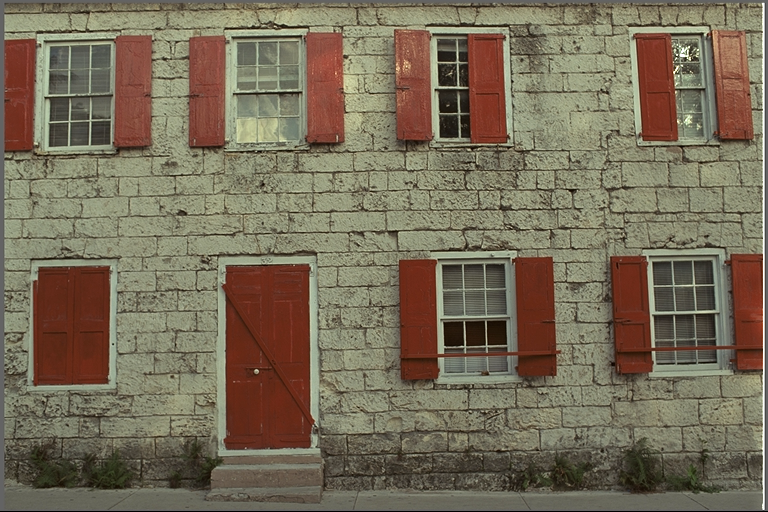
#> input picture lesson_3/data/kodim01.png, 768 x 512 px
$ jupyter execute Homework.ipynb
#> lines starting #> are read from the running program, lines starting #| are printed output that depends on the picture
# HOMEWORK 3

For this homework you are going to implement the **unsharp masking** filter (USM). It is a technique to improve the sharpness of an image by combining the image with its blurred (unsharp) version. See the Wikipedia [page](https://en.wikipedia.org/wiki/Unsharp_masking) for more details.

### Unsharp Masking (USP)
The USM technique consists of the following steps:
* Load the image you will be working with.
* Create a blurred (unsharp) version of the original image.
* Add the unsharp image (with a certain **weight**) to the original.

To sum it up, the USM performs the following operation:

`sharpened = original + (original − unsharp) × amount`

Even though we provide you an image to work with, you are welcome to use your own images :-)

[cell 1]
import cv2
import numpy as np
from matplotlib import pyplot as plt
plt.rcParams['figure.figsize'] = [15, 10]

[cell 2]
img = cv2.imread('../data/kodim01.png')
#> img is the input picture: shape (512, 768, 3); mean B, G, R 88.4, 108.7, 119.8
img = cv2.cvtColor(img, cv2.COLOR_BGR2RGB)
plt.imshow(img)

[cell 3]
# Create a blurred (unsharp) version of the original image (you can use Gaussian blurring)

unsharp = cv2.GaussianBlur(img, (9, 9), 15)
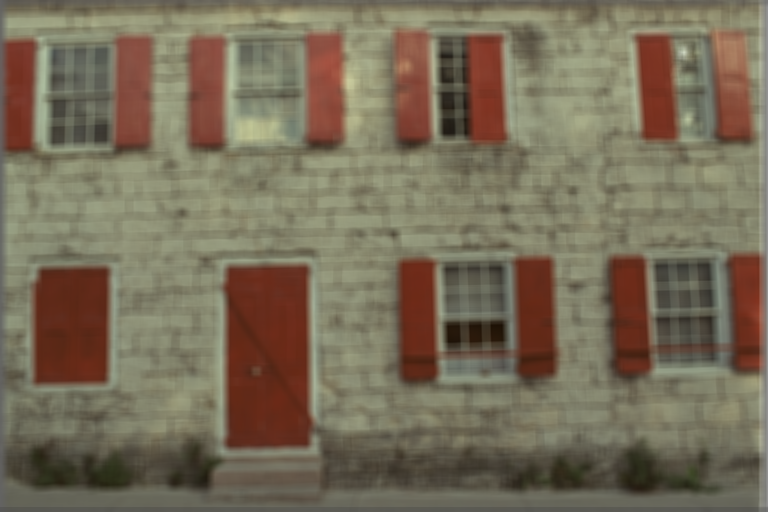
#> unsharp: shape (512, 768, 3); mean R, G, B 119.9, 108.9, 88.5
plt.imshow(unsharp)

[cell 4]
# Create the difference image (original − unsharp)
# Note: Remember that you are working with uint8 data types. Any addition or substractions
# might result in overflow or underflow, respectively. You can prevent this by casting the images to float.

diff = img.astype(np.float32) - unsharp.astype(np.float32)
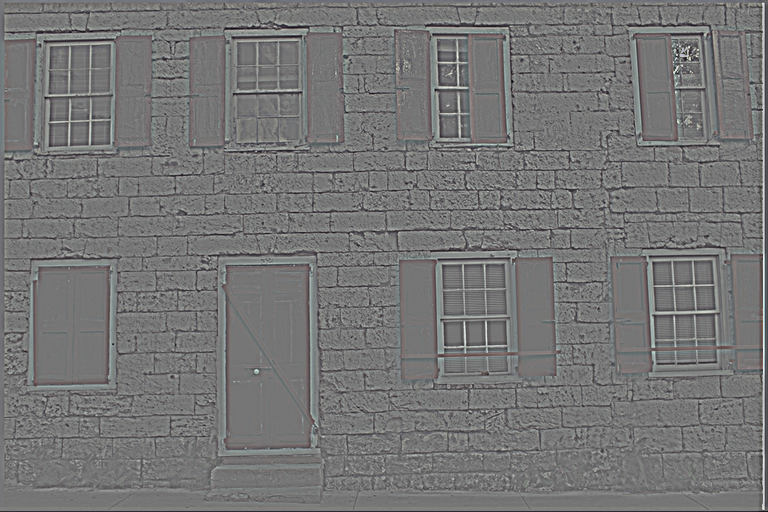
#> diff: shape (512, 768, 3) float32; mean R, G, B -0.1, -0.1, -0.1; drawn with min black and max white
# plt.imshow(diff.astype(np.uint8))

[cell 5]
# Apply USM to get the resulting image using `sharpened = original + (original − unsharp) × amount`
# Note: Again, take care of underflows/overflows if necessary.

sharpened = np.clip(img.astype(np.float32) + diff * 0.1, 0, 255)
sharpened2 = np.clip(img.astype(np.float32) + diff * 1.3, 0, 255)
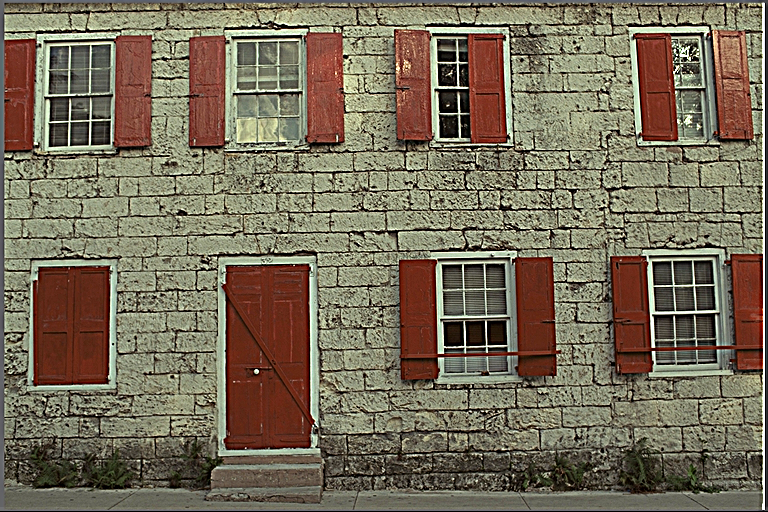
#> sharpened2: shape (512, 768, 3) float32; mean R, G, B 120.2, 109.6, 90
sharpened3 = np.clip(img.astype(np.float32) + diff * 3, 0, 255)
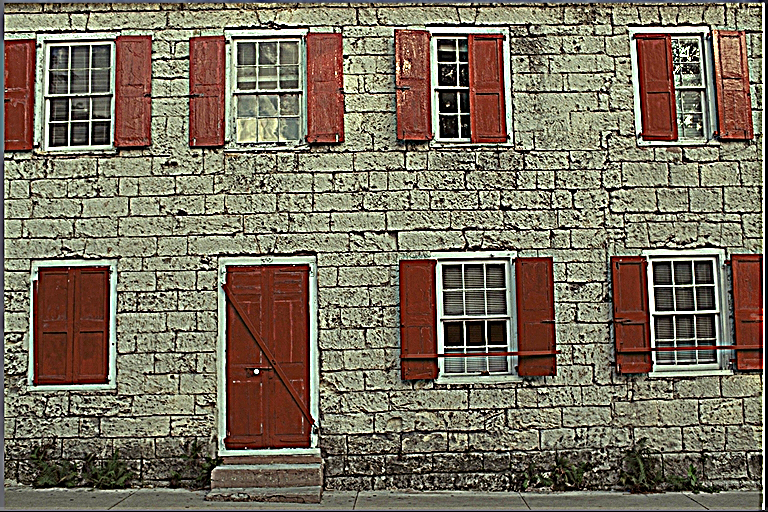
#> sharpened3: shape (512, 768, 3) float32; mean R, G, B 122.9, 112.9, 95.4

out = np.vstack([img, sharpened.astype(np.uint8), sharpened2.astype(np.uint8), sharpened3.astype(np.uint8)])
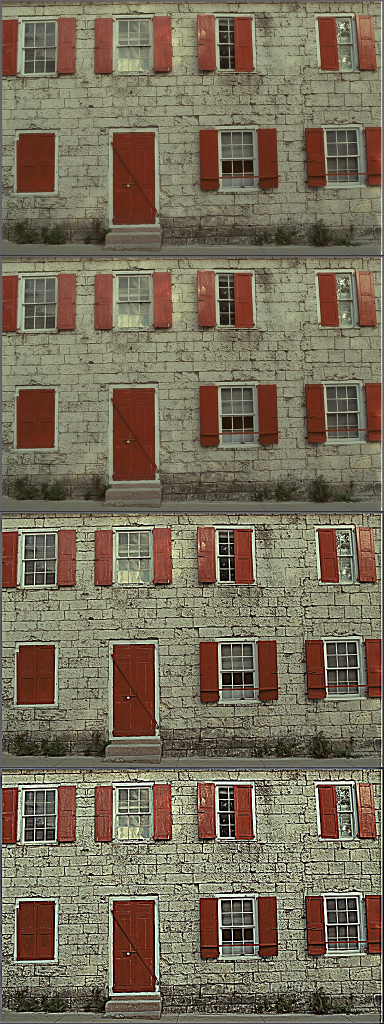
#> out: shape (2048, 768, 3) (shown at 1/2 size); mean R, G, B 120.4, 109.8, 90.3
plt.imshow(out)
plt.axis(False)

$ run again, with lesson_3/data/kodim07.png copied over lesson_3/data/kodim01.png
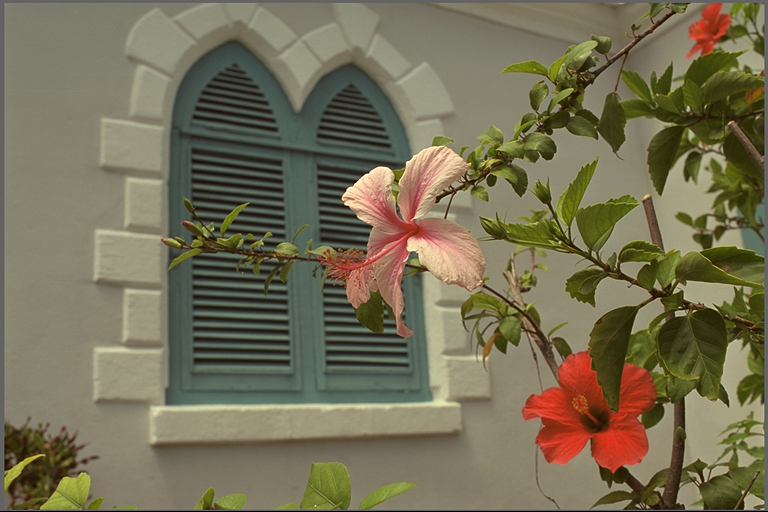
#> input picture lesson_3/data/kodim07.png, 768 x 512 px
#> img is the input picture: shape (512, 768, 3); mean B, G, R 85.4, 110.7, 117.6
#> `diff = img.astype(np.float32) - unsharp.astype(np.float32)`:
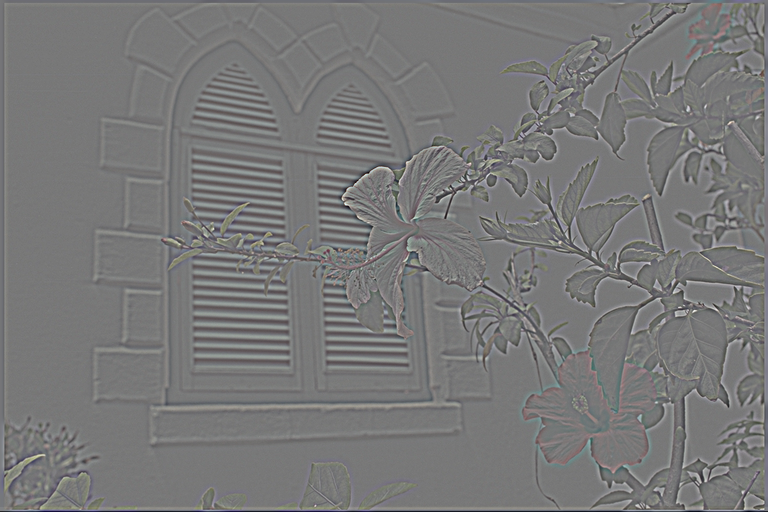
#> diff: shape (512, 768, 3) float32; mean R, G, B -0.1, -0.1, -0.1; drawn with min black and max white
#> `out = np.vstack([img, sharpened.astype(np.uint8), sharpened2.astype(np..`:
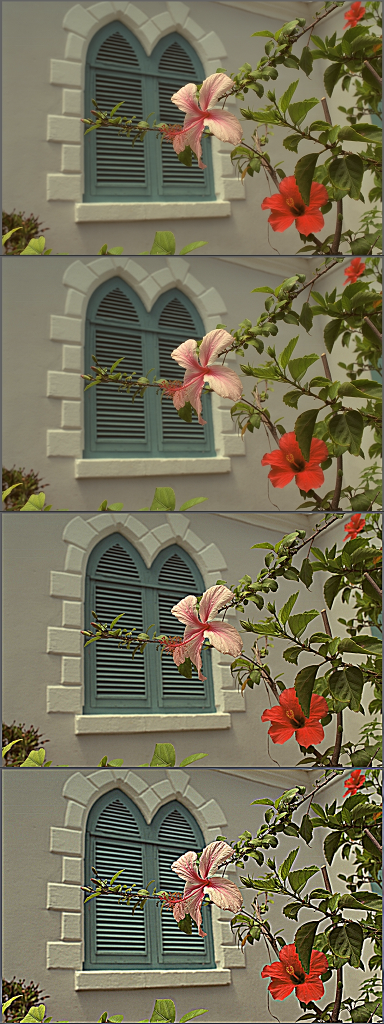
#> out: shape (2048, 768, 3) (shown at 1/2 size); mean R, G, B 117.8, 111.4, 87.2
